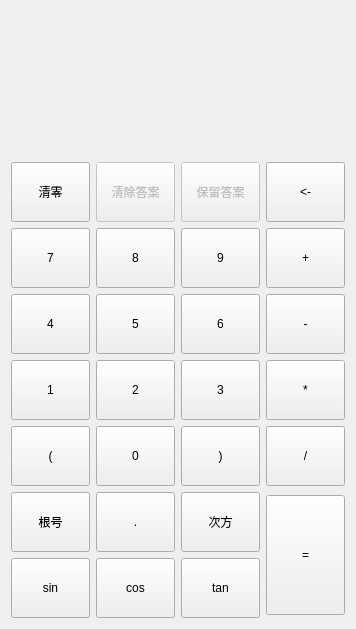
<?xml version="1.0" encoding="UTF-8"?>
<ui version="4.0">
 <class>Form</class>
 <widget class="QWidget" name="Form">
  <property name="enabled">
   <bool>true</bool>
  </property>
  <property name="geometry">
   <rect>
    <x>0</x>
    <y>0</y>
    <width>356</width>
    <height>629</height>
   </rect>
  </property>
  <property name="windowTitle">
   <string>Form</string>
  </property>
  <layout class="QGridLayout" name="gridLayout">
   <item row="2" column="2">
    <widget class="QPushButton" name="pushButton9">
     <property name="minimumSize">
      <size>
       <width>60</width>
       <height>60</height>
      </size>
     </property>
     <property name="text">
      <string>9</string>
     </property>
    </widget>
   </item>
   <item row="5" column="0">
    <widget class="QPushButton" name="pushButton1">
     <property name="minimumSize">
      <size>
       <width>60</width>
       <height>60</height>
      </size>
     </property>
     <property name="text">
      <string>1</string>
     </property>
    </widget>
   </item>
   <item row="1" column="3">
    <widget class="QPushButton" name="pushButtontui">
     <property name="minimumSize">
      <size>
       <width>60</width>
       <height>60</height>
      </size>
     </property>
     <property name="text">
      <string>&lt;-</string>
     </property>
    </widget>
   </item>
   <item row="7" column="2">
    <widget class="QPushButton" name="pushButtoncifang">
     <property name="minimumSize">
      <size>
       <width>60</width>
       <height>60</height>
      </size>
     </property>
     <property name="text">
      <string>次方</string>
     </property>
    </widget>
   </item>
   <item row="6" column="3">
    <widget class="QPushButton" name="pushButtonchu">
     <property name="minimumSize">
      <size>
       <width>60</width>
       <height>60</height>
      </size>
     </property>
     <property name="text">
      <string>/</string>
     </property>
    </widget>
   </item>
   <item row="4" column="0">
    <widget class="QPushButton" name="pushButton4">
     <property name="minimumSize">
      <size>
       <width>60</width>
       <height>60</height>
      </size>
     </property>
     <property name="text">
      <string>4</string>
     </property>
    </widget>
   </item>
   <item row="7" column="0">
    <widget class="QPushButton" name="pushButtonkaifang">
     <property name="minimumSize">
      <size>
       <width>60</width>
       <height>60</height>
      </size>
     </property>
     <property name="text">
      <string>根号</string>
     </property>
    </widget>
   </item>
   <item row="7" column="1">
    <widget class="QPushButton" name="pushButtondian">
     <property name="minimumSize">
      <size>
       <width>60</width>
       <height>60</height>
      </size>
     </property>
     <property name="text">
      <string>.</string>
     </property>
    </widget>
   </item>
   <item row="5" column="2">
    <widget class="QPushButton" name="pushButton3">
     <property name="minimumSize">
      <size>
       <width>60</width>
       <height>60</height>
      </size>
     </property>
     <property name="text">
      <string>3</string>
     </property>
    </widget>
   </item>
   <item row="5" column="3">
    <widget class="QPushButton" name="pushButtonchen">
     <property name="minimumSize">
      <size>
       <width>60</width>
       <height>60</height>
      </size>
     </property>
     <property name="text">
      <string>*</string>
     </property>
    </widget>
   </item>
   <item row="1" column="0">
    <widget class="QPushButton" name="pushButtonC">
     <property name="minimumSize">
      <size>
       <width>60</width>
       <height>60</height>
      </size>
     </property>
     <property name="text">
      <string>清零</string>
     </property>
    </widget>
   </item>
   <item row="2" column="0">
    <widget class="QPushButton" name="pushButton7">
     <property name="minimumSize">
      <size>
       <width>60</width>
       <height>60</height>
      </size>
     </property>
     <property name="text">
      <string>7</string>
     </property>
    </widget>
   </item>
   <item row="1" column="2">
    <widget class="QPushButton" name="pushButtonretain">
     <property name="enabled">
      <bool>false</bool>
     </property>
     <property name="minimumSize">
      <size>
       <width>60</width>
       <height>60</height>
      </size>
     </property>
     <property name="text">
      <string>保留答案</string>
     </property>
    </widget>
   </item>
   <item row="4" column="3">
    <widget class="QPushButton" name="pushButtonjian">
     <property name="minimumSize">
      <size>
       <width>60</width>
       <height>60</height>
      </size>
     </property>
     <property name="text">
      <string>-</string>
     </property>
    </widget>
   </item>
   <item row="2" column="3">
    <widget class="QPushButton" name="pushButtonjia">
     <property name="minimumSize">
      <size>
       <width>60</width>
       <height>60</height>
      </size>
     </property>
     <property name="text">
      <string>+</string>
     </property>
    </widget>
   </item>
   <item row="0" column="0" colspan="4">
    <widget class="QLabel" name="label">
     <property name="tabletTracking">
      <bool>false</bool>
     </property>
     <property name="text">
      <string/>
     </property>
    </widget>
   </item>
   <item row="1" column="1">
    <widget class="QPushButton" name="pushButtonclear">
     <property name="enabled">
      <bool>false</bool>
     </property>
     <property name="minimumSize">
      <size>
       <width>60</width>
       <height>60</height>
      </size>
     </property>
     <property name="text">
      <string>清除答案</string>
     </property>
    </widget>
   </item>
   <item row="6" column="1">
    <widget class="QPushButton" name="pushButton0">
     <property name="minimumSize">
      <size>
       <width>60</width>
       <height>60</height>
      </size>
     </property>
     <property name="text">
      <string>0</string>
     </property>
    </widget>
   </item>
   <item row="2" column="1">
    <widget class="QPushButton" name="pushButton8">
     <property name="minimumSize">
      <size>
       <width>60</width>
       <height>60</height>
      </size>
     </property>
     <property name="text">
      <string>8</string>
     </property>
    </widget>
   </item>
   <item row="6" column="2">
    <widget class="QPushButton" name="pushButtony">
     <property name="minimumSize">
      <size>
       <width>60</width>
       <height>60</height>
      </size>
     </property>
     <property name="text">
      <string>)</string>
     </property>
    </widget>
   </item>
   <item row="4" column="1">
    <widget class="QPushButton" name="pushButton5">
     <property name="minimumSize">
      <size>
       <width>60</width>
       <height>60</height>
      </size>
     </property>
     <property name="text">
      <string>5</string>
     </property>
    </widget>
   </item>
   <item row="4" column="2">
    <widget class="QPushButton" name="pushButton6">
     <property name="minimumSize">
      <size>
       <width>60</width>
       <height>60</height>
      </size>
     </property>
     <property name="text">
      <string>6</string>
     </property>
    </widget>
   </item>
   <item row="5" column="1">
    <widget class="QPushButton" name="pushButton2">
     <property name="minimumSize">
      <size>
       <width>60</width>
       <height>60</height>
      </size>
     </property>
     <property name="text">
      <string>2</string>
     </property>
    </widget>
   </item>
   <item row="6" column="0">
    <widget class="QPushButton" name="pushButtonz">
     <property name="minimumSize">
      <size>
       <width>60</width>
       <height>60</height>
      </size>
     </property>
     <property name="text">
      <string>(</string>
     </property>
    </widget>
   </item>
   <item row="7" column="3" rowspan="2">
    <widget class="QPushButton" name="pushButtonok">
     <property name="minimumSize">
      <size>
       <width>60</width>
       <height>120</height>
      </size>
     </property>
     <property name="text">
      <string>=</string>
     </property>
    </widget>
   </item>
   <item row="8" column="0">
    <widget class="QPushButton" name="pushButtonsin">
     <property name="minimumSize">
      <size>
       <width>60</width>
       <height>60</height>
      </size>
     </property>
     <property name="text">
      <string>sin</string>
     </property>
    </widget>
   </item>
   <item row="8" column="1">
    <widget class="QPushButton" name="pushButtoncos">
     <property name="minimumSize">
      <size>
       <width>60</width>
       <height>60</height>
      </size>
     </property>
     <property name="text">
      <string>cos</string>
     </property>
    </widget>
   </item>
   <item row="8" column="2">
    <widget class="QPushButton" name="pushButtontan">
     <property name="minimumSize">
      <size>
       <width>60</width>
       <height>60</height>
      </size>
     </property>
     <property name="text">
      <string>tan</string>
     </property>
    </widget>
   </item>
  </layout>
 </widget>
 <resources/>
 <connections/>
</ui>
